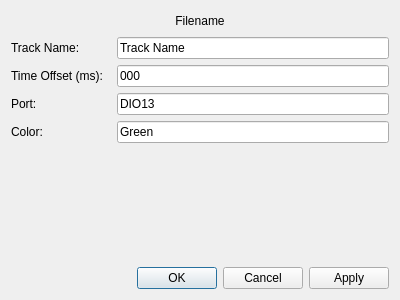
<?xml version="1.0" encoding="UTF-8"?>
<ui version="4.0">
 <class>LEDDialog</class>
 <widget class="QDialog" name="LEDDialog">
  <property name="geometry">
   <rect>
    <x>0</x>
    <y>0</y>
    <width>400</width>
    <height>300</height>
   </rect>
  </property>
  <property name="windowTitle">
   <string>Track Properties</string>
  </property>
  <layout class="QVBoxLayout" name="verticalLayout">
   <item>
    <widget class="QLabel" name="filenameLbl">
     <property name="maximumSize">
      <size>
       <width>16777215</width>
       <height>20</height>
      </size>
     </property>
     <property name="text">
      <string>Filename</string>
     </property>
     <property name="alignment">
      <set>Qt::AlignCenter</set>
     </property>
    </widget>
   </item>
   <item>
    <layout class="QFormLayout" name="formLayout">
     <item row="0" column="0">
      <widget class="QLabel" name="nameLbl">
       <property name="minimumSize">
        <size>
         <width>100</width>
         <height>0</height>
        </size>
       </property>
       <property name="text">
        <string>Track Name:</string>
       </property>
      </widget>
     </item>
     <item row="0" column="1">
      <widget class="QLineEdit" name="nameBox">
       <property name="text">
        <string>Track Name</string>
       </property>
      </widget>
     </item>
     <item row="1" column="0">
      <widget class="QLabel" name="offsetLbl">
       <property name="text">
        <string>Time Offset (ms):</string>
       </property>
      </widget>
     </item>
     <item row="2" column="0">
      <widget class="QLabel" name="portLbl">
       <property name="text">
        <string>Port:</string>
       </property>
      </widget>
     </item>
     <item row="3" column="0">
      <widget class="QLabel" name="colorLabel">
       <property name="text">
        <string>Color:</string>
       </property>
      </widget>
     </item>
     <item row="3" column="1">
      <widget class="QLineEdit" name="colorBox">
       <property name="text">
        <string>Green</string>
       </property>
      </widget>
     </item>
     <item row="2" column="1">
      <widget class="QLineEdit" name="portBox">
       <property name="text">
        <string>DIO13</string>
       </property>
      </widget>
     </item>
     <item row="1" column="1">
      <widget class="QLineEdit" name="offsetBox">
       <property name="text">
        <string>000</string>
       </property>
      </widget>
     </item>
    </layout>
   </item>
   <item>
    <widget class="QDialogButtonBox" name="buttonBox">
     <property name="orientation">
      <enum>Qt::Horizontal</enum>
     </property>
     <property name="standardButtons">
      <set>QDialogButtonBox::Apply|QDialogButtonBox::Cancel|QDialogButtonBox::Ok</set>
     </property>
    </widget>
   </item>
  </layout>
 </widget>
 <resources/>
 <connections>
  <connection>
   <sender>buttonBox</sender>
   <signal>accepted()</signal>
   <receiver>LEDDialog</receiver>
   <slot>accept()</slot>
   <hints>
    <hint type="sourcelabel">
     <x>248</x>
     <y>254</y>
    </hint>
    <hint type="destinationlabel">
     <x>157</x>
     <y>274</y>
    </hint>
   </hints>
  </connection>
  <connection>
   <sender>buttonBox</sender>
   <signal>rejected()</signal>
   <receiver>LEDDialog</receiver>
   <slot>reject()</slot>
   <hints>
    <hint type="sourcelabel">
     <x>316</x>
     <y>260</y>
    </hint>
    <hint type="destinationlabel">
     <x>286</x>
     <y>274</y>
    </hint>
   </hints>
  </connection>
 </connections>
</ui>
